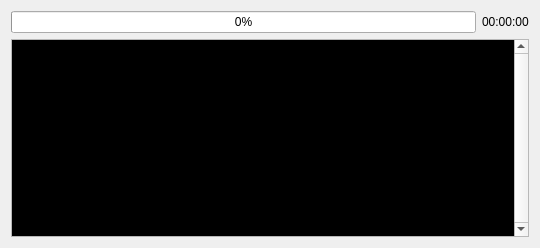
<?xml version="1.0" encoding="UTF-8"?>
<ui version="4.0">
 <class>ProgressWidget</class>
 <widget class="QWidget" name="ProgressWidget">
  <property name="geometry">
   <rect>
    <x>0</x>
    <y>0</y>
    <width>540</width>
    <height>248</height>
   </rect>
  </property>
  <property name="windowTitle">
   <string>Form</string>
  </property>
  <layout class="QVBoxLayout" name="verticalLayout_2">
   <item>
    <layout class="QVBoxLayout" name="verticalLayout">
     <item>
      <layout class="QGridLayout" name="gridLayout">
       <item row="0" column="0">
        <widget class="QProgressBar" name="progress">
         <property name="maximum">
          <number>10000</number>
         </property>
         <property name="value">
          <number>0</number>
         </property>
         <property name="format">
          <string>%p%</string>
         </property>
        </widget>
       </item>
       <item row="0" column="1">
        <widget class="QLabel" name="elapsedTime">
         <property name="text">
          <string>00:00:00</string>
         </property>
        </widget>
       </item>
      </layout>
     </item>
     <item>
      <widget class="QTextEdit" name="progressOutput">
       <property name="sizePolicy">
        <sizepolicy hsizetype="Expanding" vsizetype="Expanding">
         <horstretch>100</horstretch>
         <verstretch>100</verstretch>
        </sizepolicy>
       </property>
       <property name="palette">
        <palette>
         <active>
          <colorrole role="Text">
           <brush brushstyle="SolidPattern">
            <color alpha="255">
             <red>255</red>
             <green>255</green>
             <blue>255</blue>
            </color>
           </brush>
          </colorrole>
          <colorrole role="Base">
           <brush brushstyle="SolidPattern">
            <color alpha="255">
             <red>0</red>
             <green>0</green>
             <blue>0</blue>
            </color>
           </brush>
          </colorrole>
         </active>
         <inactive>
          <colorrole role="Text">
           <brush brushstyle="SolidPattern">
            <color alpha="255">
             <red>255</red>
             <green>255</green>
             <blue>255</blue>
            </color>
           </brush>
          </colorrole>
          <colorrole role="Base">
           <brush brushstyle="SolidPattern">
            <color alpha="255">
             <red>0</red>
             <green>0</green>
             <blue>0</blue>
            </color>
           </brush>
          </colorrole>
         </inactive>
         <disabled>
          <colorrole role="Text">
           <brush brushstyle="SolidPattern">
            <color alpha="255">
             <red>190</red>
             <green>190</green>
             <blue>190</blue>
            </color>
           </brush>
          </colorrole>
          <colorrole role="Base">
           <brush brushstyle="SolidPattern">
            <color alpha="255">
             <red>0</red>
             <green>0</green>
             <blue>0</blue>
            </color>
           </brush>
          </colorrole>
         </disabled>
        </palette>
       </property>
       <property name="font">
        <font>
         <family>Monospace</family>
        </font>
       </property>
       <property name="verticalScrollBarPolicy">
        <enum>Qt::ScrollBarAlwaysOn</enum>
       </property>
      </widget>
     </item>
    </layout>
   </item>
  </layout>
 </widget>
 <resources/>
 <connections/>
</ui>
